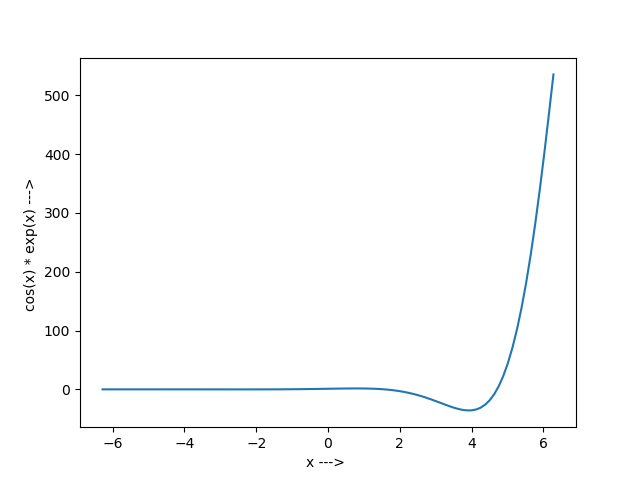

The Python source for this figure:
#!/usr/bin/env python
import numpy as np
import matplotlib.pyplot as mp
def fun(x):
	return np.cos(x)*np.exp(x)

x = np.linspace(-2*np.pi, 2*np.pi, 100, endpoint=True)
to_plot = fun(x)
mp.ylabel('cos(x) * exp(x) ---> ') #axis labels
mp.xlabel('x ---> ')
mp.plot(x,to_plot)

# to save plot as image
mp.savefig('ex1.png')
mp.show()
